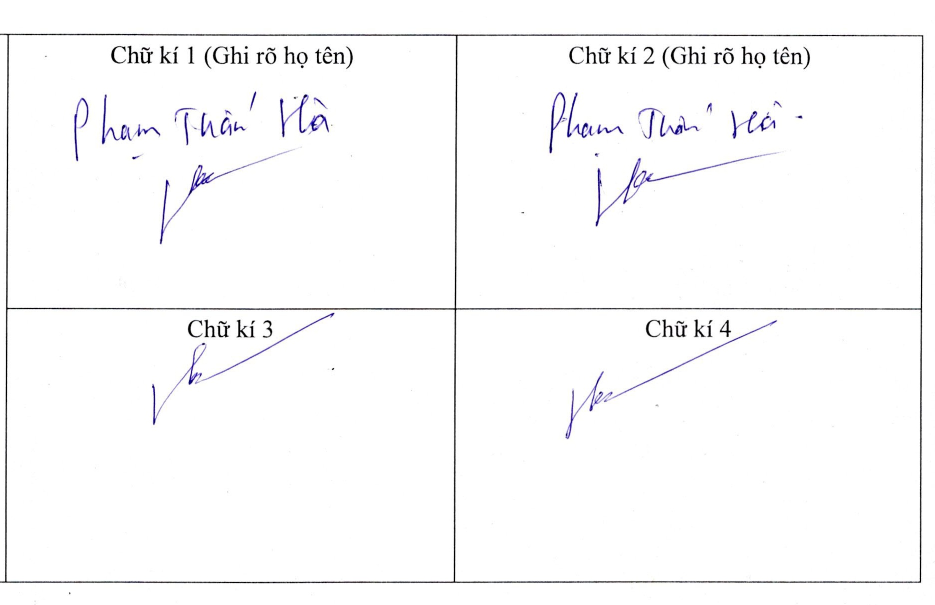
#> input picture images/Sig 00001.jpg, 1870 x 1210 px, found by its file name (shown at 1/2 size)
$ jupyter execute crop_area.ipynb
#> lines starting #> are read from the running program, lines starting #| are printed output that depends on the picture; pictures that were not available may be replaced by others from this repository, and a replacement may not be noted
[cell 1]
import matplotlib.pyplot as plt
import cv2

[cell 2]
x_min,y_min= 530,40
x_max,y_max = 2400,1250

image = cv2.imread('I:/MBBank/Dataset/Signature_UTE/DataRaw/Sig 00001.jpg')
#> image is the input picture: shape (1210, 1870, 3); mean B, G, R 250.5, 249.9, 250
crop = image[y_min:y_max,x_min:x_max]
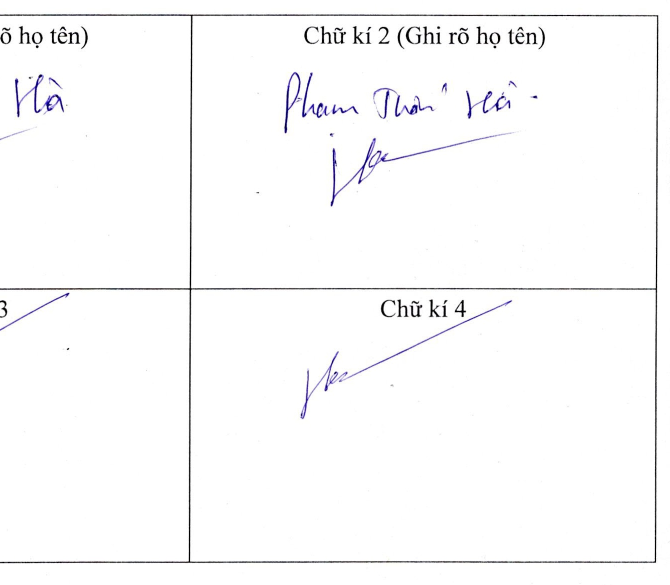
#> crop: shape (1170, 1340, 3) (shown at 1/2 size); mean B, G, R 250.7, 250.1, 250.3
plt.imshow(crop)

[cell 3]
import os
ROOT = 'I:/MBBank/Dataset/Signature_UTE/DataRaw/'
list_dir = os.listdir(ROOT)
for file_name in list_dir:
    image = cv2.imread(ROOT+file_name)
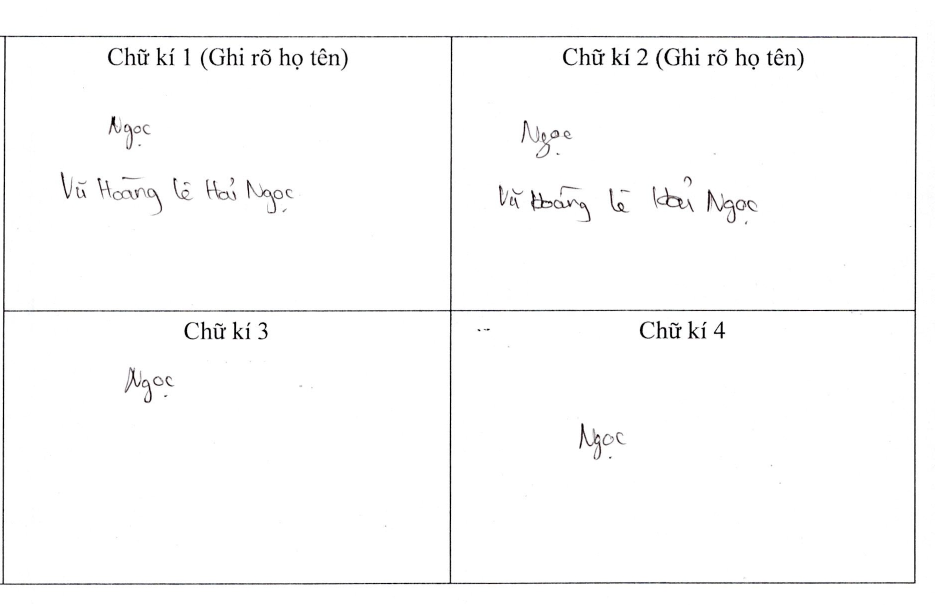
#> input picture images/Sig 00002.jpg, 1870 x 1210 px, given as the content of the folder I:/MBBank/Dataset/Signature_UTE/DataRaw/, which was not available (shown at 1/2 size)
#> image is the input picture: shape (1210, 1870, 3); mean B, G, R 250.8, 250.7, 250.8
    crop = image[y_min:y_max,x_min:x_max]
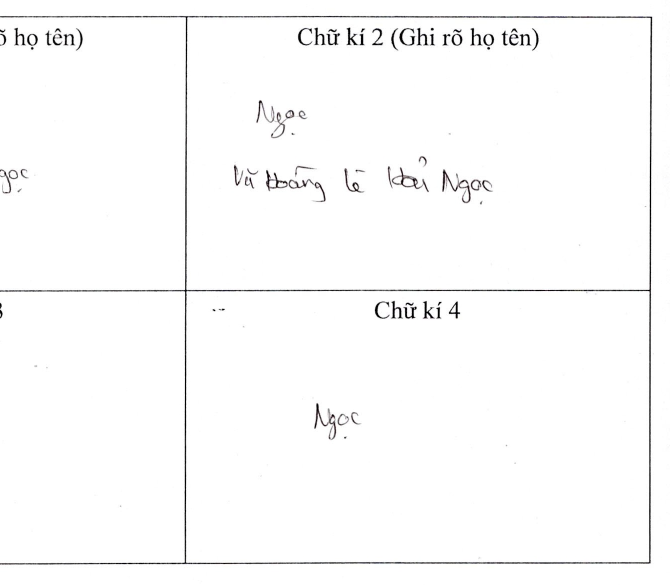
#> crop: shape (1170, 1340, 3) (shown at 1/2 size); mean B, G, R 251, 250.9, 251
    cv2.imwrite('./crop/'+file_name,crop)
